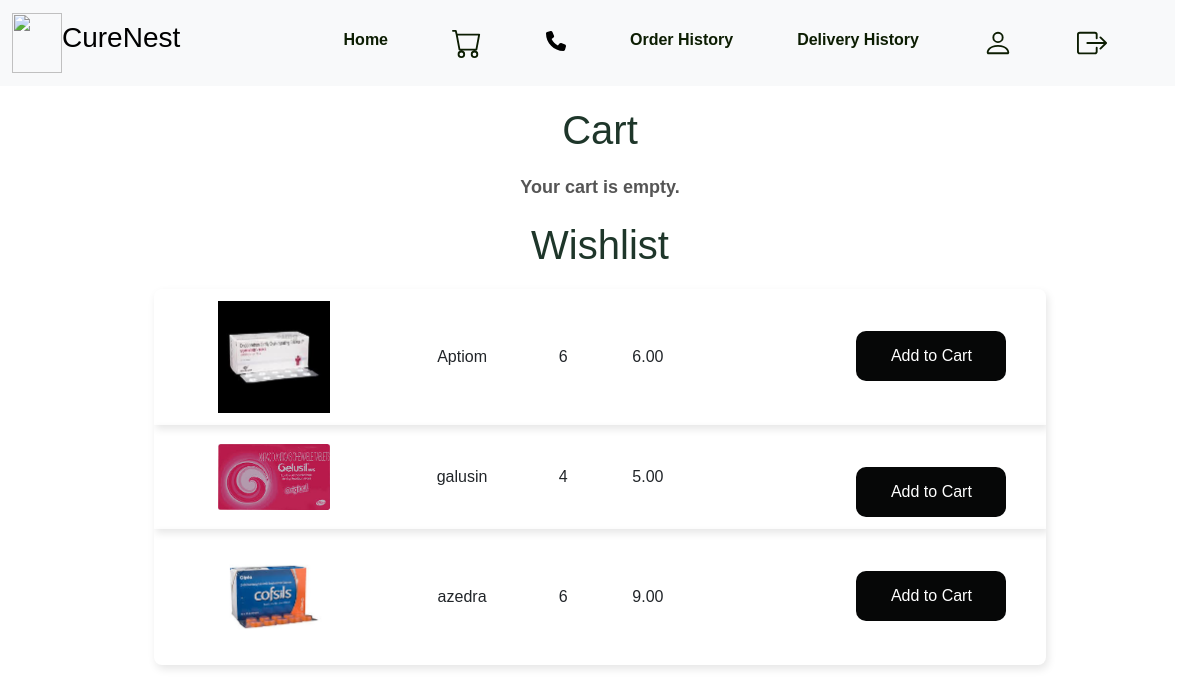
/cart_view (signed in), run on the app's committed database.
### app/models.py (models this page shows, shortened)
class wishlist(models.Model):
    medicine_id = models.ForeignKey(medicine, on_delete=models.CASCADE)
    user_id = models.ForeignKey(CustomeUser, on_delete=models.CASCADE)
    added_date = models.DateTimeField(auto_now_add=True)
    cart_id = models.ForeignKey(cart, on_delete=models.CASCADE, null=True, blank=True)

class medicine(models.Model):
    pharmacy_id = models.ForeignKey(CustomeUser, on_delete=models.CASCADE)
    name = models.CharField(null=True, blank=True, max_length=100)
    price = models.DecimalField(max_digits=10, decimal_places=2, default=0.00)
    description = models.CharField(null=True, blank=True, max_length=100)
    manufacturer =  models.CharField(null=True, blank=True, max_length=100)
    quantity = models.IntegerField(null=True, blank=True)
    expiry_date = models.DateField()
    status= models.CharField(null=True, blank=True, max_length=100)
    brandname=models.CharField(null=True, blank=True, max_length=100)
    genericname=models.CharField(null=True, blank=True, max_length=100)
    strength=models.IntegerField(null=True, blank=True)
    Image=models.FileField(null=True,blank=True)
    Image1=models.FileField(null=True,blank=True)
    Image2=models.FileField(null=True,blank=True)
    Image3=models.FileField(null=True,blank=True)
    category_name=models.CharField(max_length=100,null=True, blank=True)
    per_price = models.DecimalField(max_digits=10, decimal_places=2, null=True, blank=True)
    description1 = models.CharField(null=True, blank=True, max_length=1000)
    description2 = models.CharField(null=True, blank=True, max_length=1000)
    Image3=models.FileField(null=True,blank=True)

### app/views.py (the view)
# urls.py: path('cart_view', views.cart_view, name='cart_view'),
def cart_view(request):
    user =CustomeUser.objects.get(id=request.user.id)
    wishlists=wishlist.objects.filter(user_id=user)
    for i in wishlists:
        print(i)
    cart_items = cart.objects.filter(user_id=user)
    return render(request, 'user/cartview.html', {'cart_items': cart_items,'wishlists':wishlists})

### template/user/cartview.html (shortened to what this page needs)
{% extends 'user/userhome.html' %}
{% block content %}
{% load static %}
<h1>Cart</h1>
{% if cart_items %}
    <form class=" form ml-5" action="{% url 'order_item' %}" method="post">
        {% csrf_token %}
        <div style="display:flex;flex-wrap: wrap;">
            {% for item in cart_items %}
            <div class="divmain mr-5">
                <div>
                    <img src="{{item.medicine_id.Image.url}}" alt="" style="width: 100%;">
                </div>
                <div style="padding: 20px;">
                    <h2>{{ item.medicine_id.name }}</h2>
                    <h1>{{ item.medicine_id.price }}</h1>
                    <div>
                        <input class="w-100" type="number" name="quantity_{{ item.id }}" min="1" max="{{ item.medicine_id.quantity }}" value="{{ item.quantity }}">
                    </div>
                    <div style="display: flex;justify-content: end ; margin-top:20px">
                        <a href="{% url 'remove_cart' id=item.id %}">
                            <svg xmlns="http://www.w3.org/2000/svg" height="30" width="30" viewBox="0 0 448 512">
                                <path fill="#f10404" d="M135.2 17.7L128 32 32 32C14.3 32 0 46.3 0 64S14.3 96 32 96l384 0c17.7 0 32-14.3 32-32s-14.3-32-32-32l-96 0-7.2-14.3C307.4 6.8 296.3 0 284.2 0L163.8 0c-12.1 0-23.2 6.8-28.6 17.7zM416 128L32 128 53.2 467c1.6 25.3 22.6 45 47.9 45l245.8 0c25.3 0 46.3-19.7 47.9-45L416 128z"/>
                            </svg>
                        </a>
                    </div>
                </div>
            </div>
            {% endfor %}
        </div>
        <br>
        <button type="submit" class="btnn">Place Order</button>
    </form>
    <hr>
{% else %}
    <p>Your cart is empty.</p>
{% endif %}
<div class="container" >
 <h1>Wishlist</h1>
    {% if wishlists %}
    <table>
        <tbody>
            {% for i in wishlists %}
                <tr>
                    <td>
                        <img src="{{i.medicine_id.Image.url}}" alt="" style="width:112px; ">
                    </td>
                    <td>{{ i.medicine_id.name }}</td>
                    <td>{{ i.medicine_id.quantity }}</td>
                    <td>{{ i.medicine_id.price }}</td>
                    <td style="display: flex;justify-content:end;margin-top:10px;">
                        <a  href="{% url 'wishlist_to_cart' id=i.medicine_id.id %}"><button type="submit" class="btn btn-primary">Add to Cart</button></a>
                    </td>
                </tr>
            {% endfor %}
        </tbody>
    </table>
{% endif %}
</div>
{% endblock %}

### template/user/cartview.html (style rules this page uses)
body { font-family: Arial, sans-serif; margin: 0; padding: 0; }
table { width: 80%; margin: 20px auto; border-collapse: collapse; border-width:3px #060707; box-shadow: 2px 4px 8px rgba(0, 0, 0, 0.1); border-radius: 8px; overflow: hidden; }
th, td { padding: 12px 15px; text-align: center; }
tr { box-shadow: 2px 4px 8px rgba(0, 0, 0, 0.1); }
a { text-decoration: none; }
button[type="submit"] { padding: 8px 16px; background-color: #060707; color: white; border: none; border-radius: 10px; width: 150px; height: 50px; cursor: pointer; display: block; margin-left: auto; margin-right: 25px; margin-top: 20px; text-decoration: none; }
button { padding: 8px 16px; background-color: #0e1a27; color: white; border: none; border-radius: 4px; cursor: pointer; }
h1 { color: #1e362a; margin-top: 20px; margin-bottom: 20px; text-align: center; align-items: center; text-align: center; }
p { color: #1e362a; font-size: large; font-weight: bold; margin-top: 20px; margin-bottom: 20px; text-align: center; color: #555; }

### data on the page
wishlist: medicine_id.Image (picture), medicine_id.name "Aptiom", medicine_id.quantity "6", medicine_id.price "6.00"
wishlist: medicine_id.Image (picture), medicine_id.name "galusin", medicine_id.quantity "4", medicine_id.price "5.00"
wishlist: medicine_id.Image (picture), medicine_id.name "azedra", medicine_id.quantity "6", medicine_id.price "9.00"
